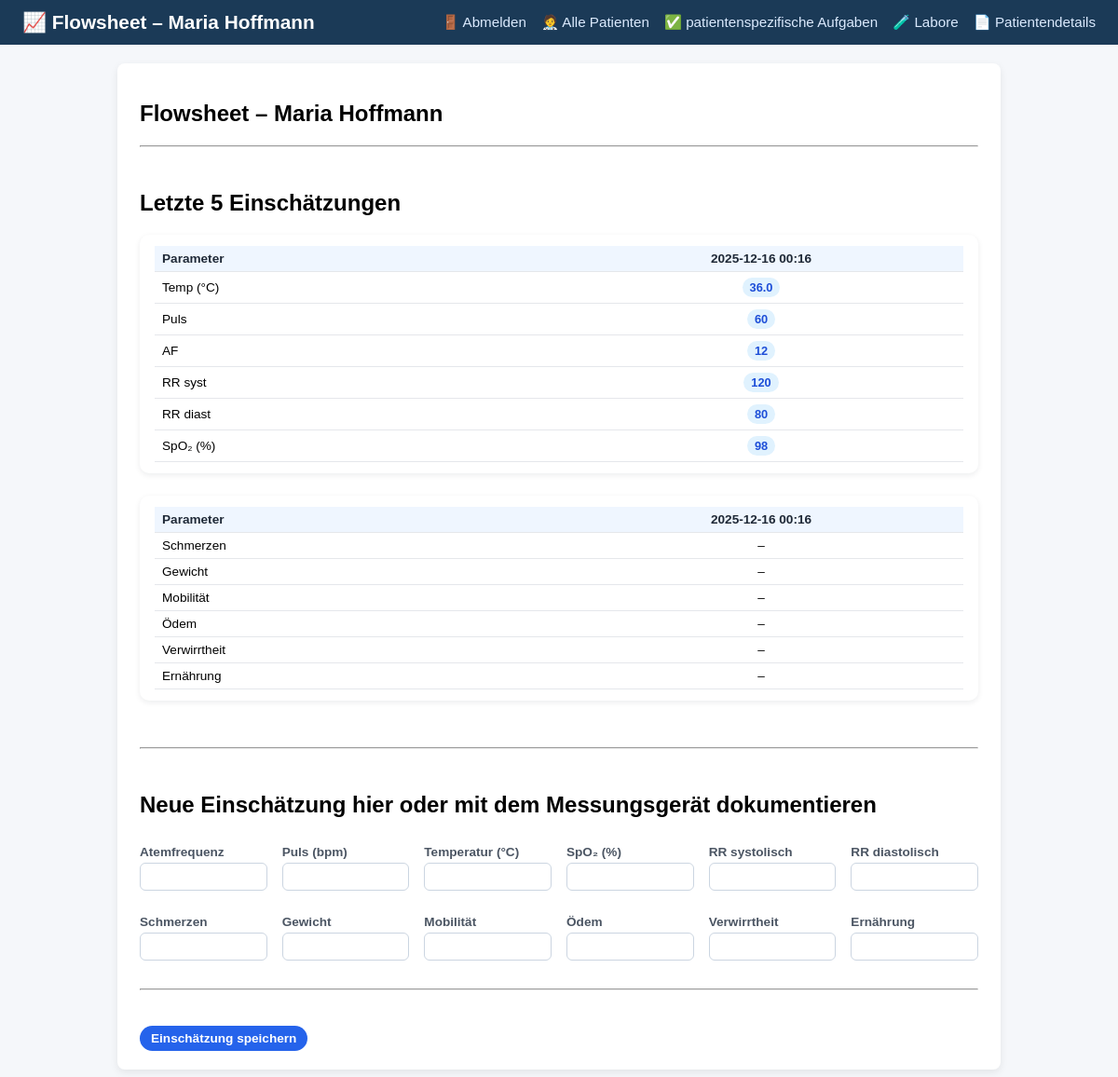
/patient/1/flowsheet, run on an earlier commit of the app's database.
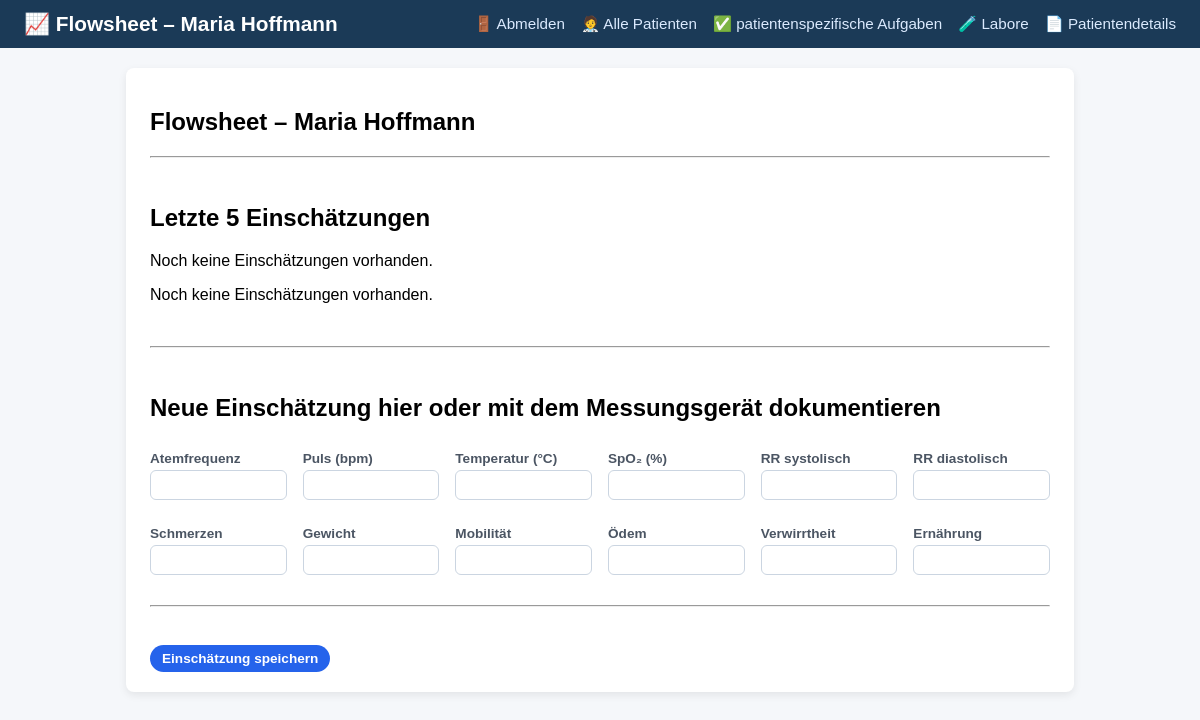
And on a later commit of the database.
### tables this page shows
CREATE TABLE assessments (
    id INTEGER PRIMARY KEY AUTOINCREMENT,
    patient_id INTEGER NOT NULL,
    created_at TEXT,
    author TEXT,

    -- Vital signs
    temperature REAL,
    heart_rate INTEGER,
    respiration_rate INTEGER,
    systolic_bp INTEGER,
    diastolic_bp INTEGER,
    oxygen_sat INTEGER,
    weight INTEGER,

    -- Symptom / risk scales
    pain INTEGER,
    mobility INTEGER,
    edema INTEGER,
    confusion INTEGER,
    nutrition INTEGER,

    -- Body systems notes
    skin TEXT,
    cardiac TEXT,
    respiratory TEXT,
    endocrine TEXT,
    lymphatic TEXT,
    musculoskeletal TEXT,
    neuro TEXT,
    gastro TEXT,
    other_notes TEXT,

    FOREIGN KEY (patient_id) REFERENCES patients(id)
);

### app.py (the view, shortened to what this page needs)
@app.route("/patient/<int:patient_id>/flowsheet", methods=["GET", "POST"])
def flowsheet(patient_id):
    conn = get_connection()
    cur = conn.cursor()
    cur.execute("SELECT * FROM patients WHERE id = ?;", (patient_id,))
    patient = cur.fetchone()
    cur.execute("""
            SELECT alert, severity, created_at
            FROM ai_alerts
            WHERE patient_id = ?
            ORDER BY datetime(created_at) DESC;
        """, (patient_id,))
    alerts = cur.fetchall()
    cur.execute("""
        SELECT *
        FROM assessments
        WHERE patient_id = ?
        ORDER BY datetime(created_at) DESC
        LIMIT 5;
    """, (patient_id,))
    recent_assessments = cur.fetchall()
    current_nurse = get_current_nurse(conn)
    conn.close()
    return render_template(
        "flowsheet.html",
        alerts=alerts,
        patient=patient,
        recent_assessments=recent_assessments,
        current_nurse=current_nurse,
    )

### app.py (called while the page is built, shortened)
def get_connection():
    conn = sqlite3.connect(DB_PATH)
    conn.row_factory = sqlite3.Row
    return conn

def get_current_nurse(conn=None):
    nurse_id = session.get("current_nurse_id")
    if not nurse_id:
        return None

### templates/flowsheet.html (shortened to what the changed rows need)
<!DOCTYPE html>
<html lang="en">
<head>
    <link rel="stylesheet" href="{{ url_for('static', filename='styles.css') }}">
</head>
<body>
<div class="container">
    <h2>Flowsheet – {{ patient.name }}</h2>
    <hr><br>
   <h2>Letzte 5 Einschätzungen</h2>
{% if recent_assessments %}
<div class="vitals-history-card">
    <table class="vitals-history-table">
        <thead>
            <tr>
                <th>Parameter</th>
                {% for a in recent_assessments %}
                    <th>{{ a["created_at"].replace("T", " ") }}</th>
                {% endfor %}
            </tr>
        </thead>
        <tbody>
            <tr>
                <td>Temp (°C)</td>
                {% for a in recent_assessments %}
                    <td>
                        {% if a.temperature is not none %}
                            <span class="vital-chip and {% if a.temperature < 36 or a.temperature > 38 %}vital-high{% endif %}">
                                {{ a.temperature }}</span>
                        {% else %}–{% endif %}
                    </td>
                {% endfor %}
            </tr>
            <tr>
                <td>Puls</td>
                {% for a in recent_assessments %}
                    <td>
                        {% if a.heart_rate is not none %}
                            <span class="vital-chip and {% if a.heart_rate < 60 or a.heart_rate > 110 %}vital-high{% endif %}">
                                {{ a.heart_rate }}</span>
                        {% else %}–{% endif %}
                    </td>
                {% endfor %}
            </tr>
            <tr>
                <td>AF</td>
                {% for a in recent_assessments %}
                    <td>
                        {% if a.respiration_rate is not none %}
                            <span class="vital-chip {% if a.respiration_rate < 12 or a.respiration_rate > 20 %}vital-high{% endif %}">
                                {{ a.respiration_rate }}
                            </span>
                        {% else %}–{% endif %}
                    </td>
                {% endfor %}
            </tr>
            <tr>
                <td>RR syst</td>
                {% for a in recent_assessments %}
                    <td>
                        {% if a.systolic_bp is not none %}
                            <span class="vital-chip {% if a.systolic_bp < 90 or a.systolic_bp > 140 %}vital-high{% endif %}">
                                {{ a.systolic_bp }}
                            </span>
                        {% else %}–{% endif %}
                    </td>
                {% endfor %}
            </tr>
                <tr>
                    <td>RR diast</td>
                    {% for a in recent_assessments %}
                        <td>
                            {% if a.diastolic_bp is not none %}
                                <span class="vital-chip {% if a.diastolic_bp < 60 or a.diastolic_bp > 90 %}vital-high{% endif %}">
                                    {{ a.diastolic_bp }}
                                </span>
                            {% else %}–{% endif %}
                        </td>
                    {% endfor %}
                </tr>
                <tr>
                    <td>SpO₂ (%)</td>
                    {% for a in recent_assessments %}
                        <td>
                            {% if a.oxygen_sat is not none %}
                                <span class="vital-chip {% if a.oxygen_sat < 90 %}vital-high{% endif %}">
                                    {{ a.oxygen_sat }}
                                </span>
                            {% else %}–{% endif %}
                        </td>
                    {% endfor %}
                </tr>
            </tbody>
    </table>
</div>
{% else %}
    <p>Noch keine Einschätzungen vorhanden.</p>
{% endif %}
            {% if recent_assessments %}
<div class="vitals-history-card">
    <table class="vitals-history-table">
        <thead>
            <tr>
                <th>Parameter</th>
                {% for a in recent_assessments %}
                    <th>{{ a["created_at"].replace("T", " ") }}</th>
                {% endfor %}
            </tr>
        </thead>
        <tbody>
                <tr>
                    <td>Schmerzen</td>
                    {% for a in recent_assessments %}
                        <td>
                            {% if a.pain is not none %}
                                <span class="vital-chip {% if a.pain > 6 %}vital-high{% endif %}">
                                    {{ a.pain }}
                                </span>
                            {% else %}–{% endif %}
                        </td>
                    {% endfor %}
                </tr>
                <tr>
                    <td>Gewicht</td>
                    {% for a in recent_assessments %}
                        <td>
                            {% if a.weight is not none %}
                                <span class="vital-chip {% if a.weight > 90 %}vital-high{% endif %}">
                                    {{ a.weight }}
                                </span>
                            {% else %}–{% endif %}
                        </td>
                    {% endfor %}
                </tr>
                 <tr>
                    <td>Mobilität</td>
                    {% for a in recent_assessments %}
                        <td>
                            {% if a.mobility is not none %}
                                <span class="vital-chip {% if a.mobility < 3 %}vital-high{% endif %}">
                                    {{ a.mobility }}
                                </span>
                            {% else %}–{% endif %}
                        </td>
                    {% endfor %}
                </tr>
                 <tr>
                    <td>Ödem</td>
                    {% for a in recent_assessments %}
                        <td>
                            {% if a.edema is not none %}
                                <span class="vital-chip {% if a.edema > 8 %}vital-high{% endif %}">
                                    {{ a.edema }}
                                </span>
                            {% else %}–{% endif %}
                        </td>
                    {% endfor %}
                </tr>
                 <tr>
                    <td>Verwirrtheit</td>
                    {% for a in recent_assessments %}
                        <td>
                            {% if a.confusion is not none %}
                                <span class="vital-chip {% if a.confusion > 8 %}vital-high{% endif %}">
                                    {{ a.confusion }}
                                </span>
                            {% else %}–{% endif %}
                        </td>
                    {% endfor %}
                </tr>
                 <tr>
                    <td>Ernährung</td>
                    {% for a in recent_assessments %}
                        <td>
                            {% if a.nutrition is not none %}
                                <span class="vital-chip {% if a.nutrition < 4 %}vital-high{% endif %}">
                                    {{ a.nutrition }}
                                </span>
                            {% else %}–{% endif %}
                        </td>
                    {% endfor %}
                </tr>
        </tbody>
    </table>
</div>
{% else %}
    <p>Noch keine Einschätzungen vorhanden.</p>
{% endif %}
    <br><hr><br>
    <h2>Neue Einschätzung hier oder mit dem Messungsgerät dokumentieren </h2>
    <form action="{{ url_for('flowsheet', patient_id=patient.id) }}" method="POST">
        <div class="table-wrapper vitals-card">
            </div>
    <br><hr><br>
<button type="submit" class="btn-primary">Einschätzung speichern</button>
   </form>
    </div>
</body>
</html>

What changed in the data, as far as the page shows it:
removed assessments: created_at.replace "2025-12-16 00:16", temperature "36.0", heart_rate "60", respiration_rate "12", systolic_bp "120", diastolic_bp "80", oxygen_sat "98"
Also different on the page:
text no longer shown: "Parameter Temp (°C) Puls AF RR syst RR diast SpO₂ (%) Parameter Schmerzen Gewicht Mobilität Ödem Verwirrtheit Ernährung"
text now shown: "Noch keine Einschätzungen vorhanden. Noch keine Einschätzungen vorhanden."
